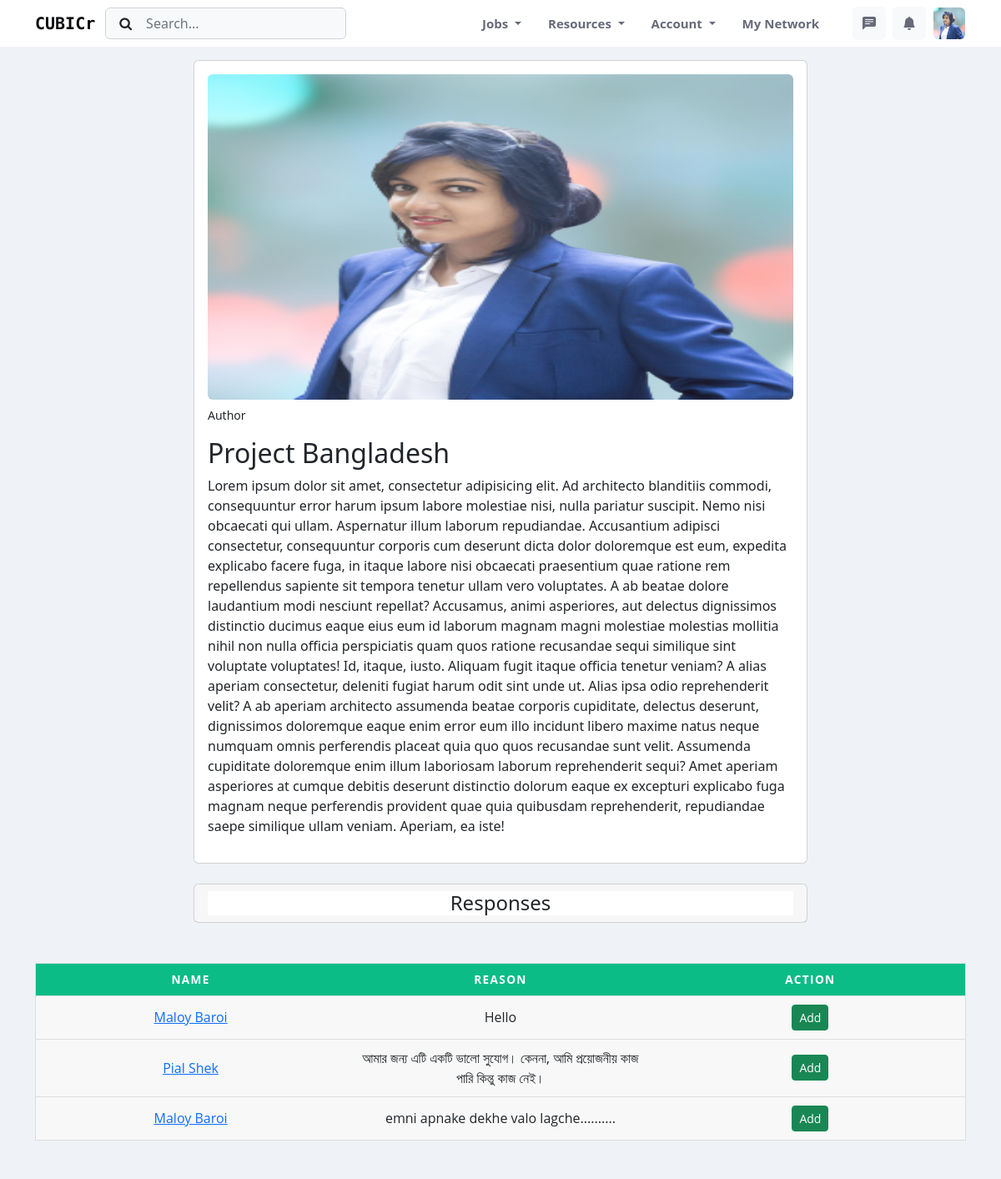
Screenshot of /post/apply/2/ (signed in) with the database file from the repository.
### App_auth/models.py (models this page shows, shortened)
class CustomUser(AbstractBaseUser, PermissionsMixin):
    email = models.EmailField(unique=True, null=False)
    is_staff = models.BooleanField(gettext_lazy('staff status'), default=False,
                                   help_text=gettext_lazy('Designates whether the user can log in this site'))
    is_active = models.BooleanField(
        gettext_lazy('active'),
        default=True,
        help_text=gettext_lazy('Designates whether this user should be treated as active')
    )
    USERNAME_FIELD = 'email'
    objects = MyUserManager()

class Profile_main(models.Model):
    user = models.OneToOneField(CustomUser, on_delete=models.CASCADE, related_name='user_main_profile')
    career_objective = models.TextField(default="Opportunities don't happen, You create them. ")
    fullName = models.CharField(max_length=100)
    phone_number = models.CharField(validators=[phone_regex], max_length=14)
    ID_card = models.ImageField(upload_to='id_card/')
    profile_picture = models.ImageField(upload_to='user_profile_picture/')
    Date_of_Birth = models.DateField(default='2000-01-01')
    gender = models.CharField(choices=gender, max_length=10)
    house_no = models.CharField(max_length=10)
    area = models.CharField(max_length=100)
    city = models.CharField(max_length=100)
    zipcode = models.PositiveIntegerField(default=1200)

### App_post/models.py (models this page shows, shortened)
class PartnerRequestModel(models.Model):
    author = models.ForeignKey(CustomUser, on_delete=models.CASCADE, related_name='activity_post_author')
    title = models.CharField(max_length=500, unique=True)
    groupName = models.CharField(validators=[group_regex], max_length=30, unique=True)
    type = models.CharField(max_length=100)
    total_participants = models.PositiveIntegerField(blank=False)
    project_duration = models.PositiveIntegerField(blank=False)
    location = models.CharField(max_length=500, blank=False)
    required_skills = models.CharField(max_length=800, blank=False)
    related_file = models.FileField(upload_to='project_info_files/', blank=True, null=True)
    description = models.TextField()
    application_deadline = models.DateTimeField()
    created_on = models.DateTimeField(auto_now_add=True)
    status = models.BooleanField(default=True)
    class Meta:
        ordering = ['-created_on']

class PartnerApplicationModel(models.Model):
    activity = models.ForeignKey(PartnerRequestModel, on_delete=models.CASCADE, related_name='task')
    participant = models.ForeignKey(CustomUser, on_delete=models.CASCADE, related_name='participant')
    reason_of_participation = models.TextField()
    created_on = models.DateTimeField(auto_now_add=True)
    status = models.BooleanField(default=False)
    class Meta:
        ordering = ['-created_on']

### App_post/views.py (the view)
# urls.py: path('apply/<int:pk>/', views.apply_for_participation, name='apply-for-participation'),
@login_required
def apply_for_participation(request, pk):
    partnerRequest = PartnerRequestModel.objects.get(id=pk)
    applications = PartnerApplicationModel.objects.filter(activity=partnerRequest)
    project = PartnerRequestModel.objects.get(id=pk)
    if request.method == 'POST':
        reason = request.POST.get('reason')
        apply_model = PartnerApplicationModel(activity=project, participant=request.user,
                                              reason_of_participation=reason)
        apply_model.save()
        return HttpResponseRedirect(reverse('home'))
    content = {
        'project': project,
        'applications': applications,
    }
    return render(request, 'App_post/apply_for_participation.html', context=content)

### templates/App_post/apply_for_participation.html (shortened to what this page needs)
{% extends 'Navbar.html' %}
{% load static %}
{% load crispy_forms_filters %}
{% block main %}
    <div class="container mt-5 mb-5">
        <div class="row g-4 mt-5">
            <div class="col-lg-8 mx-auto">
                <div class="vstack gap-4">
                    <div class="card card-body">
                        <img class="rounded" src="{{ project.author.user_main_profile.profile_picture.url }}"
                             alt="Author Image">
                        <small class="mt-2 mb-2">Author</small>
                        <h1 class="mt-2 mb-2 h2">
                            {{ project.title }}
                        </h1>
                        <p>
                            {{ project.description|safe }}
                        </p>
                    </div>
                    <div class="card">
                        {% if project.author == request.user %}
                            <div class="card-header pb-0 border-0">
                                <h4 class="bg-white text-center">Responses</h4>
                            </div>
                        {% endif %}
                    </div>
                </div>
            </div>
        </div>
    </div>
    {% if project.author == request.user %}
        <div class="container">
            <table>
                <caption>
                </caption>
                <thead>
                <tr>
                    <th scope="col">Name</th>
                    <th scope="col">Reason</th>
                    <th scope="col">Action</th>
                </tr>
                </thead>
                <tbody>
                {% for application in applications %}
                    <tr>
                        <td scope="row" data-label="Name">
                            <a href="#" target="_blank">
                                {{ application.participant.user_main_profile.fullName }}
                            </a>
                        </td>
                        <td data-label="Reason">
                            {{ application.reason_of_participation|safe }}
                        </td>
                        <td data-label="Action">
                            <button class="btn btn-success btn-sm"
                                    onclick="window.location.href='{% url "App_post:accept-apply-for-research-participation" user_id=application.participant.id pnr_apply_id=application.id %}'">
                                Add
                            </button>
                        </td>
                    </tr>
                {% endfor %}
                </tbody>
            </table>
        </div>
    {% endif %}
{% endblock %}

### templates/Navbar.html (shortened to what this page needs)
{% load static %}
<!doctype html>
<html lang="en">
<head>
    <link href="https://cdn.jsdelivr.net/npm/bootstrap@5.2.0/dist/css/bootstrap.min.css" rel="stylesheet"
>
    <link rel="stylesheet" href="https://cdn.jsdelivr.net/npm/bootstrap-icons@1.9.1/font/bootstrap-icons.css">
    <link rel="stylesheet" href="https://cdnjs.cloudflare.com/ajax/libs/font-awesome/4.7.0/css/font-awesome.min.css">
    <link rel="stylesheet" href="{% static 'css/Home/style.css' %}">
</head>
<body>
<header class="navbar-light fixed-top header-static bg-mode">
    <nav class="navbar navbar-expand-lg bg-white">
        <div class="container">
            <a class="navbar-brand" href="{% url 'home' %}"
               style="font-family: 'Monoton', cursive; color: #0a0c0e; font-weight: bold">
                CUBICr
            </a>
            <div class="collapse navbar-collapse" id="navbarSupportedContent">
                <form class="d-flex" role="search">
                    <button class="btn search-submit-btn" type="submit">
                        <i class="fa fa-search"></i>
                    </button>
                    <input class="form-control ps-5 bg-light" type="search" placeholder="Search..." aria-label="Search">
                </form>
                <ul class="navbar-nav ms-auto mb-2 mb-lg-0" id="nav-ul-1">
                    <li class="nav-item dropdown">
                        <a class="nav-link dropdown-toggle" href="#" role="button" data-bs-toggle="dropdown"
                           aria-expanded="false">
                            Jobs
                        </a>
                    </li>
                    <li class="nav-item dropdown">
                        <a class="nav-link dropdown-toggle" href="#" role="button" data-bs-toggle="dropdown"
                           aria-expanded="false">
                            Resources
                        </a>
                    </li>
                    <li class="nav-item dropdown">
                        <a class="nav-link dropdown-toggle" href="#" role="button" data-bs-toggle="dropdown"
                           aria-expanded="false">
                            Account
                        </a>
                    </li>
                    <li class="nav-item">
                        <a class="nav-link" href="{% url 'App_content:my-network-view' %}">My Network</a>
                    </li>
                </ul>
                <ul class="nav flex-nowrap align-items-center ms-sm-3 list-unstyled" id="nav-ul-2">
                    <li class="nav-item ms-2">
                        <a class="nav-link icon-md btn btn-light p-0" href="{% url 'App_chat:my-chat-groups' %}">
                            <i class="bi bi-chat-left-text-fill fs-6"> </i>
                        </a>
                    </li>
                    <li class="nav-item dropdown ms-2">
                        <a class="nav-link icon-md btn btn-light p-0" href="#" id="notifDropdown" role="button"
                           data-bs-toggle="dropdown" aria-expanded="false" data-bs-auto-close="outside">
                            <i class="bi bi-bell-fill fs-6"> </i>
                        </a>
                    </li>
                    <li class="nav-item ms-2">
                        <a class="btn icon-md p-0" href="{% url 'App_auth:profile-view' %}" id="profileDropdown">
                            <img class="avatar-img rounded-2"
                                 src="{{ request.user.user_main_profile.profile_picture.url }}" alt="">
                        </a>
                    </li>
                </ul>
            </div>
        </div>
    </nav>
</header>
{% block main %}
{% endblock %}
</body>
</html>

### static/css/Home/style.css (style rules this page uses)
* { margin: 0; padding: 0; }
body { background-color: #eff2f6; }
.search-submit-btn { margin-right: -45px; z-index: 999; }
.navbar { padding: 0; }
a.nav-link { color: #676a79 !important; padding: 0 1rem !important; font-size: 0.9375rem !important; font-weight: 600 !important; text-transform: capitalize !important; line-height: 56px !important; }
.icon-md { height: 2.5rem; width: 2.5rem; padding: 0 !important; font-size: 0.9em !important; display: -ms-inline-flexbox !important; display: inline-flex !important; -webkit-box-align: center !important; -ms-flex-align: center !important; align-items: center !important; -webkit-box-pack: center !important; -ms-flex-pack: center !important; justify-content: center !important; }
.avatar-img { width: 100% !important; height: 100% !important; object-fit: cover !important; }
.dropdown-toggle { color: #676a79 !important; padding: 0 1rem !important; font-size: 0.9375rem !important; font-weight: 600 !important; text-transform: capitalize !important; line-height: 56px !important; }

### templates/App_post/apply_for_participation.html (style rules this page uses)
.card-body .h2, p { background-color: white; }
img.rounded { width: 100%; height: 390px; }
table { border: 1px solid #ccc; border-collapse: collapse; margin: 0; padding: 0; width: 100%; table-layout: fixed; }
table caption { font-size: 1.5em; margin: .5em 0 .75em; }
table tr { background-color: #f8f8f8; border: 1px solid #ddd; padding: .35em; }
table th, table td { padding: .625em; text-align: center; font-family: "Open Sans", sans-serif; }
table th { font-size: .85em; letter-spacing: .1em; text-transform: uppercase; background-color: #0cbc87; color: white; }

### rows the page displays
CustomUser: user.user_main_profile.profile_picture (picture)
PartnerRequestModel: author.user_main_profile.profile_picture (picture), title "Project Bangladesh", description "Lorem ipsum dolor sit amet, consectetur adipisicing elit. Ad architecto blanditiis commodi, consequuntur error harum ipsum labore molestiae nisi, nulla pariatur suscipit. Nemo nisi obcaecati qui ullam. Aspernatur illum laborum repudiandae. Accusantium adipisci consectetur, consequuntur corporis cum deserunt dicta dolor doloremque est eum, expedita explicabo facere fuga, in itaque labore nisi obcaecati praesentium quae ratione rem repellendus sapiente sit tempora tenetur ullam vero voluptates. A ab beatae dolore laudantium modi nesciunt repellat? Accusamus, animi asperiores, aut delectus dignissimos distinctio ducimus eaque eius eum id laborum magnam magni molestiae molestias mollitia nihil…"
PartnerApplicationModel: participant.user_main_profile.fullName "Maloy Baroi", reason_of_participation "Hello"
PartnerApplicationModel: participant.user_main_profile.fullName "Pial Shek", reason_of_participation "আমার জন্য এটি একটি ভালো সুযোগ। কেননা, আমি প্রয়োজনীয় কাজ পারি কিন্তু কাজ নেই।"
PartnerApplicationModel: participant.user_main_profile.fullName "Maloy Baroi", reason_of_participation "emni apnake dekhe valo lagche.........."
